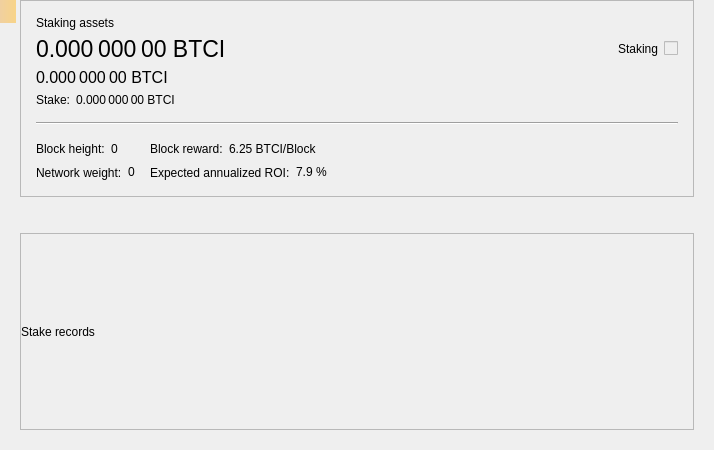
<?xml version="1.0" encoding="UTF-8"?>
<ui version="4.0">
 <class>StakePage</class>
 <widget class="QWidget" name="StakePage">
  <property name="geometry">
   <rect>
    <x>0</x>
    <y>0</y>
    <width>714</width>
    <height>450</height>
   </rect>
  </property>
  <property name="windowTitle">
   <string>Form</string>
  </property>
  <layout class="QVBoxLayout" name="verticalLayout_3">
   <property name="leftMargin">
    <number>20</number>
   </property>
   <property name="topMargin">
    <number>0</number>
   </property>
   <property name="rightMargin">
    <number>20</number>
   </property>
   <property name="bottomMargin">
    <number>20</number>
   </property>
   <item>
    <widget class="QFrame" name="frameStakeInfo">
     <property name="frameShape">
      <enum>QFrame::StyledPanel</enum>
     </property>
     <property name="frameShadow">
      <enum>QFrame::Raised</enum>
     </property>
     <layout class="QVBoxLayout" name="verticalLayout">
      <property name="spacing">
       <number>15</number>
      </property>
      <property name="leftMargin">
       <number>15</number>
      </property>
      <property name="topMargin">
       <number>15</number>
      </property>
      <property name="rightMargin">
       <number>15</number>
      </property>
      <property name="bottomMargin">
       <number>15</number>
      </property>
      <item>
       <layout class="QGridLayout" name="gridLayout_2">
        <property name="spacing">
         <number>6</number>
        </property>
        <item row="1" column="0">
         <widget class="QLabel" name="labelAssets">
          <property name="font">
           <font>
            <pointsize>17</pointsize>
           </font>
          </property>
          <property name="cursor">
           <cursorShape>IBeamCursor</cursorShape>
          </property>
          <property name="toolTip">
           <string>Your current spendable balance</string>
          </property>
          <property name="text">
           <string notr="true">0.000 000 00 BTCI</string>
          </property>
          <property name="alignment">
           <set>Qt::AlignLeading|Qt::AlignLeft|Qt::AlignVCenter</set>
          </property>
          <property name="textInteractionFlags">
           <set>Qt::LinksAccessibleByMouse|Qt::TextSelectableByMouse</set>
          </property>
         </widget>
        </item>
        <item row="2" column="0">
         <widget class="QLabel" name="labelAssetsImmature">
          <property name="font">
           <font>
            <pointsize>12</pointsize>
           </font>
          </property>
          <property name="cursor">
           <cursorShape>IBeamCursor</cursorShape>
          </property>
          <property name="toolTip">
           <string>Your immature balance</string>
          </property>
          <property name="text">
           <string notr="true">0.000 000 00 BTCI</string>
          </property>
          <property name="alignment">
           <set>Qt::AlignLeading|Qt::AlignLeft|Qt::AlignVCenter</set>
          </property>
          <property name="textInteractionFlags">
           <set>Qt::LinksAccessibleByMouse|Qt::TextSelectableByMouse</set>
          </property>
         </widget>
        </item>
        <item row="0" column="0">
         <widget class="QLabel" name="labelAssetsText">
          <property name="text">
           <string>Staking assets</string>
          </property>
          <property name="alignment">
           <set>Qt::AlignLeading|Qt::AlignLeft|Qt::AlignVCenter</set>
          </property>
         </widget>
        </item>
        <item row="1" column="2">
         <spacer name="horizontalSpacer_2">
          <property name="orientation">
           <enum>Qt::Horizontal</enum>
          </property>
          <property name="sizeHint" stdset="0">
           <size>
            <width>40</width>
            <height>20</height>
           </size>
          </property>
         </spacer>
        </item>
        <item row="4" column="0">
         <layout class="QHBoxLayout" name="horizontalLayout_5">
          <property name="spacing">
           <number>6</number>
          </property>
          <item>
           <widget class="QLabel" name="labelStakeText">
            <property name="sizePolicy">
             <sizepolicy hsizetype="Maximum" vsizetype="Preferred">
              <horstretch>0</horstretch>
              <verstretch>0</verstretch>
             </sizepolicy>
            </property>
            <property name="text">
             <string>Stake:</string>
            </property>
            <property name="alignment">
             <set>Qt::AlignLeading|Qt::AlignLeft|Qt::AlignVCenter</set>
            </property>
           </widget>
          </item>
          <item>
           <widget class="QLabel" name="labelStake">
            <property name="text">
             <string>0.000 000 00 BTCI</string>
            </property>
            <property name="alignment">
             <set>Qt::AlignLeading|Qt::AlignLeft|Qt::AlignVCenter</set>
            </property>
            <property name="textInteractionFlags">
             <set>Qt::LinksAccessibleByMouse|Qt::TextSelectableByMouse</set>
            </property>
           </widget>
          </item>
          <item>
           <spacer name="horizontalSpacer_3">
            <property name="orientation">
             <enum>Qt::Horizontal</enum>
            </property>
            <property name="sizeType">
             <enum>QSizePolicy::Minimum</enum>
            </property>
            <property name="sizeHint" stdset="0">
             <size>
              <width>0</width>
              <height>0</height>
             </size>
            </property>
           </spacer>
          </item>
         </layout>
        </item>
        <item row="1" column="4">
         <widget class="QLabel" name="labelStaking">
          <property name="text">
           <string>Staking</string>
          </property>
         </widget>
        </item>
        <item row="1" column="5">
         <widget class="QSwitchControl" name="checkStake">
          <property name="enabled">
           <bool>false</bool>
          </property>
         </widget>
        </item>
       </layout>
      </item>
      <item>
       <widget class="Line" name="hLine">
        <property name="orientation">
         <enum>Qt::Horizontal</enum>
        </property>
       </widget>
      </item>
      <item>
       <layout class="QGridLayout" name="gridLayout">
        <property name="verticalSpacing">
         <number>6</number>
        </property>
        <item row="0" column="0">
         <layout class="QHBoxLayout" name="horizontalLayout">
          <property name="spacing">
           <number>6</number>
          </property>
          <item>
           <widget class="QLabel" name="labelHeightText">
            <property name="sizePolicy">
             <sizepolicy hsizetype="Maximum" vsizetype="Preferred">
              <horstretch>0</horstretch>
              <verstretch>0</verstretch>
             </sizepolicy>
            </property>
            <property name="text">
             <string>Block height:</string>
            </property>
            <property name="alignment">
             <set>Qt::AlignLeading|Qt::AlignLeft|Qt::AlignVCenter</set>
            </property>
           </widget>
          </item>
          <item>
           <widget class="QLabel" name="labelHeight">
            <property name="text">
             <string>0</string>
            </property>
            <property name="alignment">
             <set>Qt::AlignLeading|Qt::AlignLeft|Qt::AlignVCenter</set>
            </property>
            <property name="textInteractionFlags">
             <set>Qt::LinksAccessibleByMouse|Qt::TextSelectableByMouse</set>
            </property>
           </widget>
          </item>
          <item>
           <spacer name="horizontalSpacer_4">
            <property name="orientation">
             <enum>Qt::Horizontal</enum>
            </property>
            <property name="sizeType">
             <enum>QSizePolicy::Minimum</enum>
            </property>
            <property name="sizeHint" stdset="0">
             <size>
              <width>0</width>
              <height>0</height>
             </size>
            </property>
           </spacer>
          </item>
         </layout>
        </item>
        <item row="0" column="1">
         <layout class="QHBoxLayout" name="horizontalLayout_3">
          <property name="spacing">
           <number>6</number>
          </property>
          <item>
           <widget class="QLabel" name="labelRewardText">
            <property name="sizePolicy">
             <sizepolicy hsizetype="Maximum" vsizetype="Preferred">
              <horstretch>0</horstretch>
              <verstretch>0</verstretch>
             </sizepolicy>
            </property>
            <property name="text">
             <string>Block reward:</string>
            </property>
            <property name="alignment">
             <set>Qt::AlignLeading|Qt::AlignLeft|Qt::AlignVCenter</set>
            </property>
           </widget>
          </item>
          <item>
           <widget class="QLabel" name="labelReward">
            <property name="text">
             <string>6.25 BTCI/Block</string>
            </property>
            <property name="alignment">
             <set>Qt::AlignLeading|Qt::AlignLeft|Qt::AlignVCenter</set>
            </property>
            <property name="textInteractionFlags">
             <set>Qt::LinksAccessibleByMouse|Qt::TextSelectableByMouse</set>
            </property>
           </widget>
          </item>
          <item>
           <spacer name="horizontalSpacer_6">
            <property name="orientation">
             <enum>Qt::Horizontal</enum>
            </property>
            <property name="sizeType">
             <enum>QSizePolicy::Minimum</enum>
            </property>
            <property name="sizeHint" stdset="0">
             <size>
              <width>0</width>
              <height>0</height>
             </size>
            </property>
           </spacer>
          </item>
         </layout>
        </item>
        <item row="0" column="2" rowspan="2">
         <spacer name="horizontalSpacer">
          <property name="orientation">
           <enum>Qt::Horizontal</enum>
          </property>
          <property name="sizeHint" stdset="0">
           <size>
            <width>40</width>
            <height>20</height>
           </size>
          </property>
         </spacer>
        </item>
        <item row="1" column="0">
         <layout class="QHBoxLayout" name="horizontalLayout_2">
          <property name="spacing">
           <number>6</number>
          </property>
          <item>
           <widget class="QLabel" name="labelWeightText">
            <property name="sizePolicy">
             <sizepolicy hsizetype="Maximum" vsizetype="Preferred">
              <horstretch>0</horstretch>
              <verstretch>0</verstretch>
             </sizepolicy>
            </property>
            <property name="text">
             <string>Network weight:</string>
            </property>
            <property name="alignment">
             <set>Qt::AlignLeading|Qt::AlignLeft|Qt::AlignVCenter</set>
            </property>
           </widget>
          </item>
          <item>
           <widget class="QLabel" name="labelWeight">
            <property name="text">
             <string>0</string>
            </property>
            <property name="alignment">
             <set>Qt::AlignLeading|Qt::AlignLeft|Qt::AlignVCenter</set>
            </property>
            <property name="textInteractionFlags">
             <set>Qt::LinksAccessibleByMouse|Qt::TextSelectableByMouse</set>
            </property>
           </widget>
          </item>
          <item>
           <spacer name="horizontalSpacer_5">
            <property name="orientation">
             <enum>Qt::Horizontal</enum>
            </property>
            <property name="sizeType">
             <enum>QSizePolicy::Minimum</enum>
            </property>
            <property name="sizeHint" stdset="0">
             <size>
              <width>0</width>
              <height>0</height>
             </size>
            </property>
           </spacer>
          </item>
         </layout>
        </item>
        <item row="1" column="1">
         <layout class="QHBoxLayout" name="horizontalLayout_4">
          <property name="spacing">
           <number>6</number>
          </property>
          <item>
           <widget class="QLabel" name="labelROIText">
            <property name="sizePolicy">
             <sizepolicy hsizetype="Maximum" vsizetype="Preferred">
              <horstretch>0</horstretch>
              <verstretch>0</verstretch>
             </sizepolicy>
            </property>
            <property name="text">
             <string>Expected annualized ROI:</string>
            </property>
            <property name="alignment">
             <set>Qt::AlignLeading|Qt::AlignLeft|Qt::AlignVCenter</set>
            </property>
           </widget>
          </item>
          <item>
           <widget class="QLabel" name="labelROI">
            <property name="text">
             <string>7.9 %</string>
            </property>
            <property name="alignment">
             <set>Qt::AlignLeading|Qt::AlignLeft|Qt::AlignVCenter</set>
            </property>
            <property name="textInteractionFlags">
             <set>Qt::LinksAccessibleByMouse|Qt::TextSelectableByMouse</set>
            </property>
           </widget>
          </item>
          <item>
           <spacer name="horizontalSpacer_7">
            <property name="orientation">
             <enum>Qt::Horizontal</enum>
            </property>
            <property name="sizeType">
             <enum>QSizePolicy::Minimum</enum>
            </property>
            <property name="sizeHint" stdset="0">
             <size>
              <width>0</width>
              <height>0</height>
             </size>
            </property>
           </spacer>
          </item>
         </layout>
        </item>
       </layout>
      </item>
     </layout>
    </widget>
   </item>
   <item>
    <spacer name="verticalSpacer">
     <property name="orientation">
      <enum>Qt::Vertical</enum>
     </property>
     <property name="sizeType">
      <enum>QSizePolicy::Fixed</enum>
     </property>
     <property name="sizeHint" stdset="0">
      <size>
       <width>20</width>
       <height>30</height>
      </size>
     </property>
    </spacer>
   </item>
   <item>
    <widget class="QFrame" name="frameStakeRecords">
     <property name="frameShape">
      <enum>QFrame::StyledPanel</enum>
     </property>
     <property name="frameShadow">
      <enum>QFrame::Raised</enum>
     </property>
     <layout class="QVBoxLayout" name="verticalLayout_2">
      <property name="leftMargin">
       <number>0</number>
      </property>
      <property name="topMargin">
       <number>0</number>
      </property>
      <property name="rightMargin">
       <number>0</number>
      </property>
      <property name="bottomMargin">
       <number>0</number>
      </property>
      <item>
       <widget class="QLabel" name="labelRecordsText">
        <property name="text">
         <string>Stake records</string>
        </property>
       </widget>
      </item>
     </layout>
    </widget>
   </item>
  </layout>
  <widget class="QLabel" name="labelAlerts">
   <property name="geometry">
    <rect>
     <x>0</x>
     <y>0</y>
     <width>16</width>
     <height>23</height>
    </rect>
   </property>
   <property name="visible">
    <bool>false</bool>
   </property>
   <property name="styleSheet">
    <string notr="true">QLabel { background-color: qlineargradient(x1: 0, y1: 0, x2: 1, y2: 0, stop:0 #F0D0A0, stop:1 #F8D488); color:#000000; }</string>
   </property>
   <property name="wordWrap">
    <bool>true</bool>
   </property>
   <property name="margin">
    <number>3</number>
   </property>
   <property name="textInteractionFlags">
    <set>Qt::TextSelectableByMouse</set>
   </property>
  </widget>
 </widget>
 <customwidgets>
  <customwidget>
   <class>QSwitchControl</class>
   <extends>QCheckBox</extends>
   <header>qt/qswitchcontrol.h</header>
  </customwidget>
 </customwidgets>
 <resources/>
 <connections/>
</ui>
